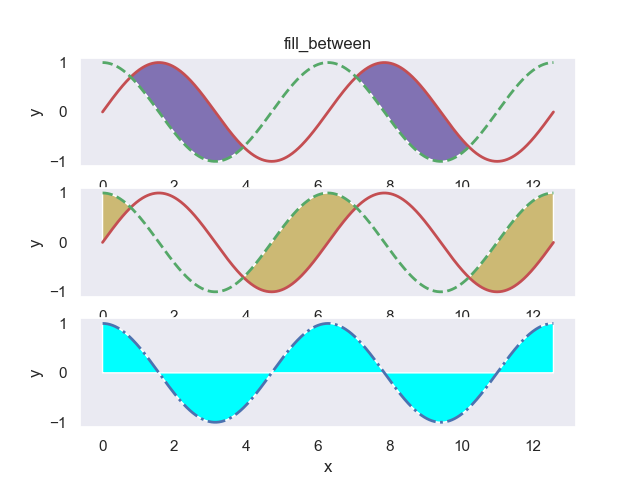

The Python source for this figure:
#-------------------------------------------
#   CH_12_6_10_EX_2_Pyplot_Fill_Between.py
#-------------------------------------------
import numpy as np
import matplotlib.pyplot as plt
#
x = np.linspace(0., 4*np.pi, 721)
ys = np.sin(x)
yc = np.cos(x)
y0 = 0.
#
fig0 = plt.figure(0)
#----- 繪製 cos(x) <= sin(x) 填滿差距圖
plt.subplot(3,1,1)
plt.plot(x, ys, 'r-', lw = 2)
plt.plot(x, yc, 'g--', lw = 2)
plt.fill_between(x, ys, yc, where = yc<=ys, facecolor = 'm', interpolate = True)
plt.xlabel('x')
plt.ylabel('y')
plt.grid()
plt.title('fill_between')
#----- 繪製 cos(x) >= sin(x) 填滿差距圖
plt.subplot(3,1,2)
plt.plot(x, ys, 'r-', lw = 2)
plt.plot(x, yc, 'g--', lw = 2)
plt.fill_between(x, ys, yc, where = yc>=ys, facecolor = 'y', interpolate = False)
plt.xlabel('x')
plt.ylabel('y')
plt.grid()
#----- 繪製 cos(x) <= 0, cos(x)>=0 填滿差距圖
plt.subplot(3,1,3)
plt.plot(x, yc, 'b-.', lw = 2)
plt.fill_between(x, y0, yc, where = yc>=y0, facecolor = 'cyan', interpolate = True)
plt.fill_between(x, y0, yc, where = yc<=y0, facecolor = 'cyan', interpolate = True)
plt.xlabel('x')
plt.ylabel('y')
plt.grid()
#
plt.savefig('CH_12_6_10_EX_2_Pyplot_Fill_Between.png')
plt.show()






































































	


